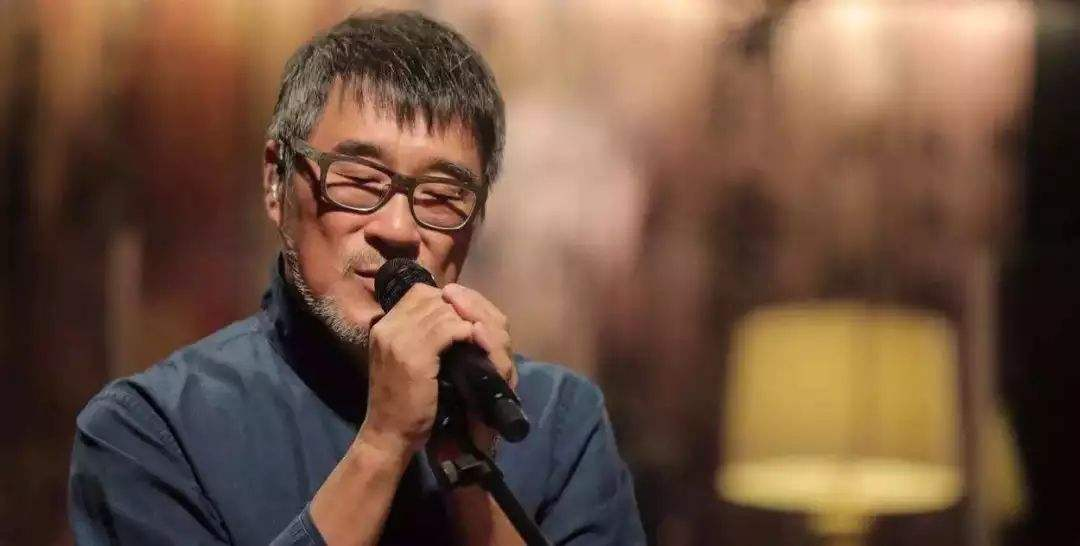
#> input picture opencv代码配套图像/2.jpg, 1080 x 546 px, found by its file name
$ python '图像阈值.py'
#> lines starting #> are read from the running program, lines starting #| are printed output that depends on the picture; after the words box and inside, x2 and y2 are one past the last pixel; in counts of white or black regions, pixels touching at a corner belong together
import numpy as np
import cv2
import matplotlib.pyplot as plt

img = cv2.imread('2.jpg',cv2.IMREAD_UNCHANGED) # 读取彩色图像
#> img is the input picture: shape (546, 1080, 3); mean B, G, R 63.7, 81.4, 110.3
img_gray = cv2.imread('2.jpg',cv2.IMREAD_GRAYSCALE) # 读取灰度图像
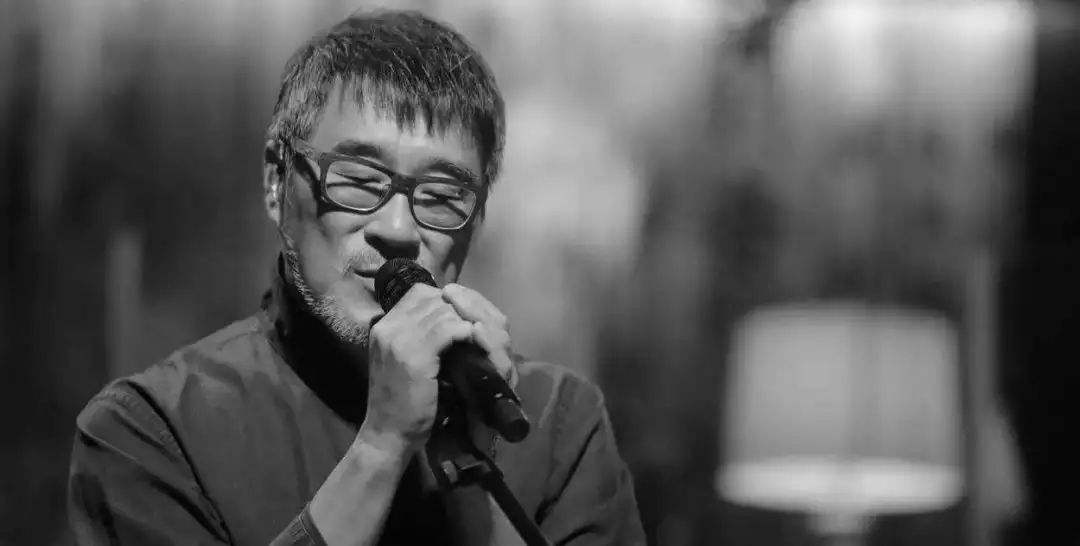
#> img_gray: shape (546, 1080); min 0, max 248, mean 88

# 将 BGR 图像转换为 RGB 格式(因为plt操作默认是RGB格式的，而cv2读取的是BGR格式的，所以需要转换一下)
img_rgb = cv2.cvtColor(img, cv2.COLOR_BGR2RGB)

# 函数原型：retval, dst = cv2.threshold(src, thresh, maxval, type)
# ——dst输出图像，与输入图像有相同的大小和类型。
# ——src输入图像，只能输入单通道图像，通常来说为灰度图。
# ——thresh阈值。
# ——maxval当像素值超过了阈值（或者小于阈值，根据type来决定），所赋予的值。
# ——type二值化操作的类型，包含以下5种类型：
# cv2.THRESH_BINARY 超过阈值部分取maxval（最大值），否则取0
# cv2.THRESH_BINARY_INV THRESH_BINARY的反转（超过阈值取0反之max）
# cv2.THRESH_TRUNC 大于阈值部分设为阈值(如大于127部分便为127)，否则不变
# cv2.THRESH_TOZERO 大于阈值部分不改变，否则设为0
# cv2.THRESH_TOZERO_INV THRESH_TOZERO的反转

# 以下便是五个不同的阈值处理的示例，这个函数会返回两个值，第一个是阈值（ret），第二个是处理后的图像（thresh1）
ret , thresh1 = cv2.threshold(img_gray, 127 , 255 , cv2.THRESH_BINARY)
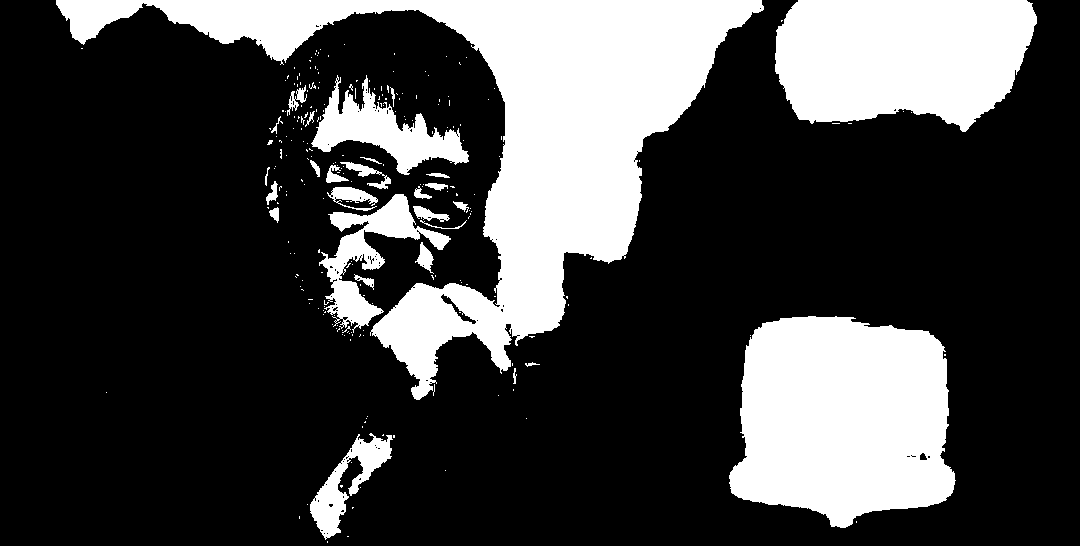
#> thresh1: shape (546, 1080); 26.4% white; 239 white regions (210 under 20 px), largest, box (x1, y1, x2, y2) and area: (56, 0, 764, 400) 71756, (729, 316, 956, 528) 38146, (775, 0, 1037, 132) 28046
ret , thresh2 = cv2.threshold(img_gray, 127 , 255 , cv2.THRESH_BINARY_INV)
ret , thresh3 = cv2.threshold(img_gray, 127 , 255 , cv2.THRESH_TRUNC)
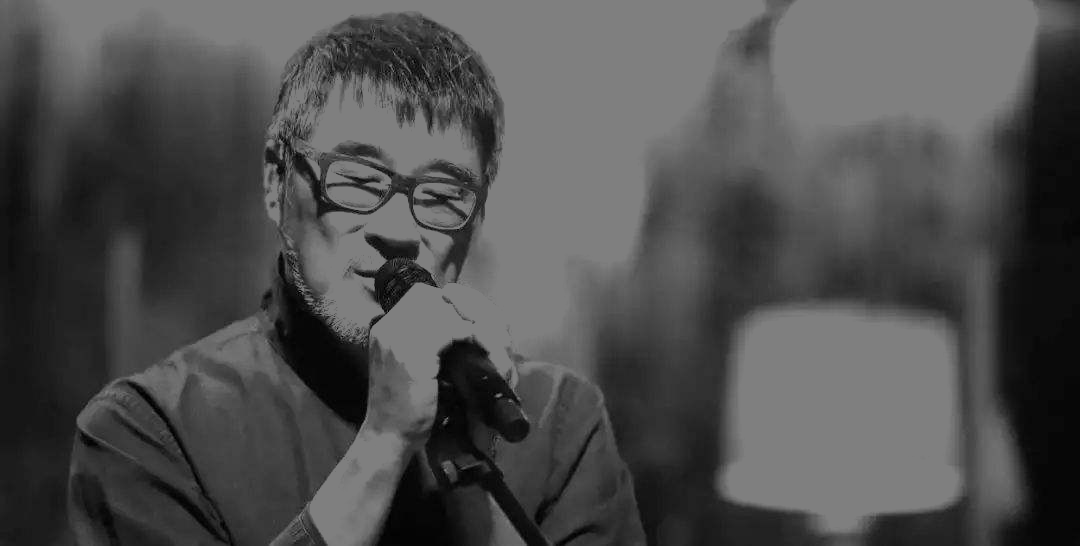
#> thresh3: shape (546, 1080); min 0, max 127, mean 78.3
ret , thresh4 = cv2.threshold(img_gray, 127 , 255 , cv2.THRESH_TOZERO)
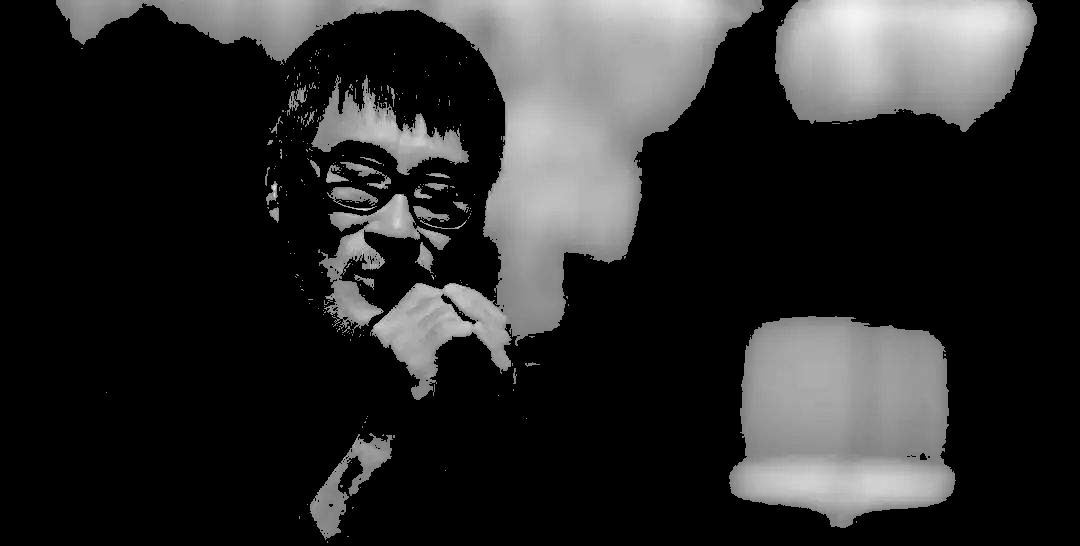
#> thresh4: shape (546, 1080); min 0, max 248, mean 43.3
ret , thresh5 = cv2.threshold(img_gray, 127 , 255 , cv2.THRESH_TOZERO_INV)
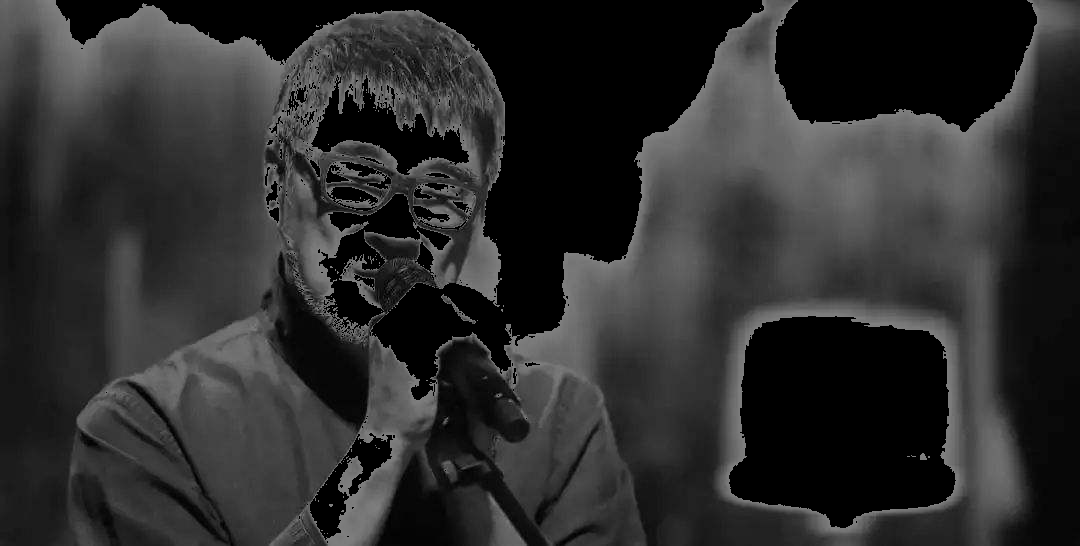
#> thresh5: shape (546, 1080); min 0, max 127, mean 44.7

titles = ['Original Image','BINARY','BINARY_INV','TRUNC','TOZERO','TOZERO_INV']
images = [img_rgb, thresh1, thresh2, thresh3, thresh4, thresh5]

# 取i0~5，再i+1形式利用plt.subplot()函数将多个图像显示在一个窗口中
for i in range(6):
    # 2行3列的图形，当前位置在第i+1个位置（1~6）
    plt.subplot(2,3,i+1),plt.imshow(images[i],'gray')

    # 设置标题
    plt.title(titles[i])

    # 不显示坐标轴
    plt.xticks([]),plt.yticks([])

plt.show()

$ run again, with opencv代码配套图像/10.png saved as opencv代码配套图像/2.jpg
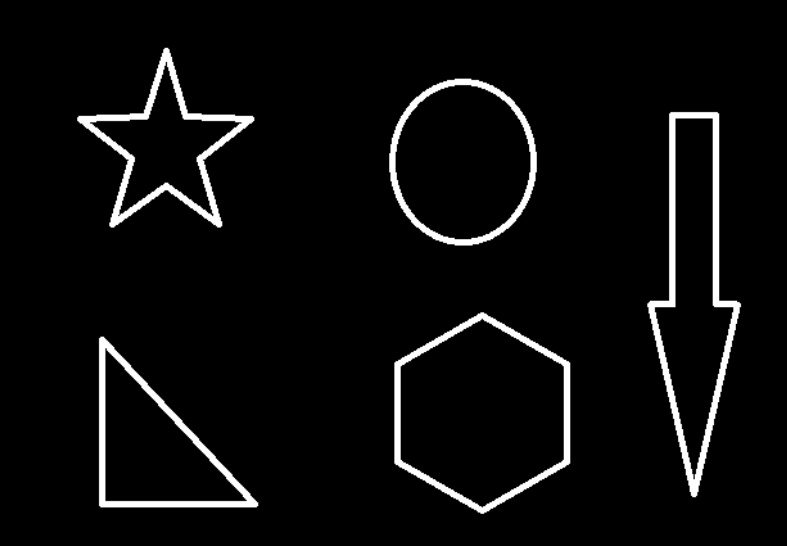
#> input picture opencv代码配套图像/10.png, 787 x 546 px, found by its file name
#> img is the input picture: shape (546, 787, 3); min 0, max 255, mean 11.8
#> `ret , thresh1 = cv2.threshold(img_gray, 127 , 255 , cv2.THRESH_BINARY)`:
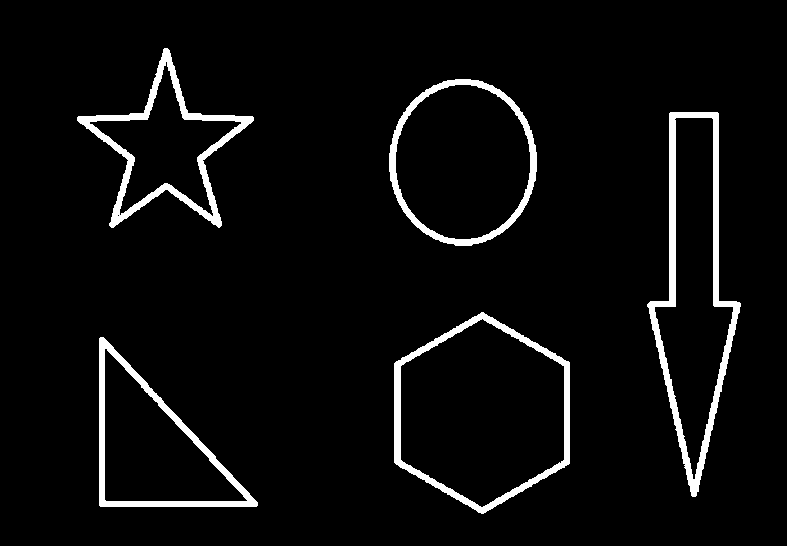
#> thresh1: shape (546, 787); 4.6% white; 5 white regions, box (x1, y1, x2, y2) and area: (647, 112, 741, 497) 5445, (77, 48, 254, 228) 4179, (394, 312, 570, 514) 3747, (99, 337, 258, 507) 3331, (389, 79, 537, 246) 3062
#> `ret , thresh5 = cv2.threshold(img_gray, 127 , 255 , cv2.THRESH_TOZERO_..`:
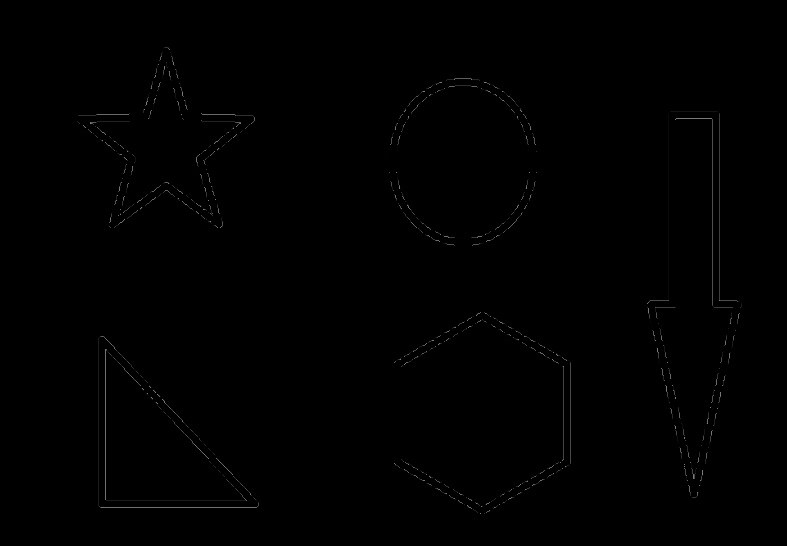
#> thresh5: shape (546, 787); min 0, max 127, mean 0.7

$ run again, with opencv代码配套图像/11.png saved as opencv代码配套图像/2.jpg
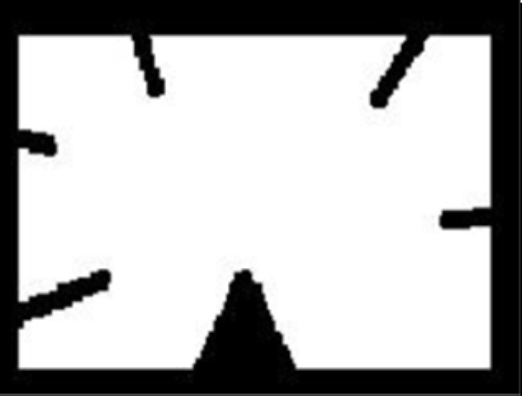
#> input picture opencv代码配套图像/11.png, 522 x 396 px, found by its file name
#> img is the input picture: shape (396, 522, 3); mean B, G, R 179.9, 179.9, 179.9
#> `ret , thresh1 = cv2.threshold(img_gray, 127 , 255 , cv2.THRESH_BINARY)`:
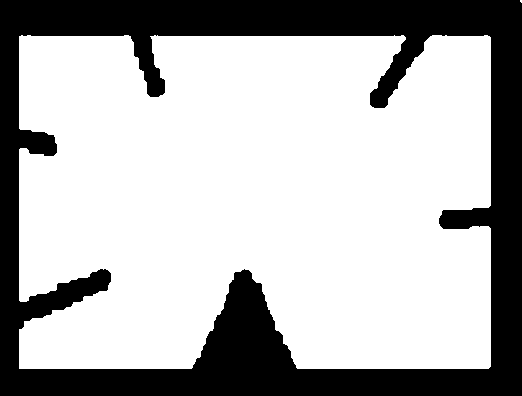
#> thresh1: shape (396, 522); 70.2% white; 1 black region, box (x1, y1, x2, y2) and area: (0, 0, 522, 396) 61569
#> `ret , thresh5 = cv2.threshold(img_gray, 127 , 255 , cv2.THRESH_TOZERO_..`:
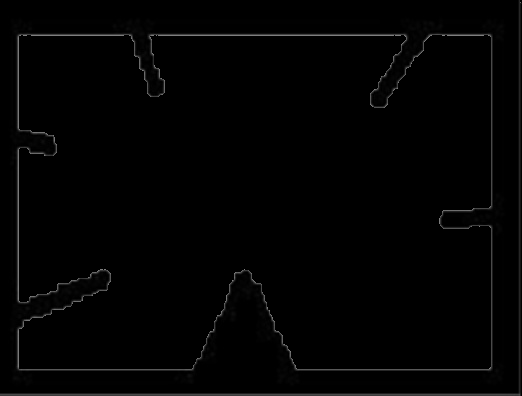
#> thresh5: shape (396, 522); min 0, max 127, mean 2.5
